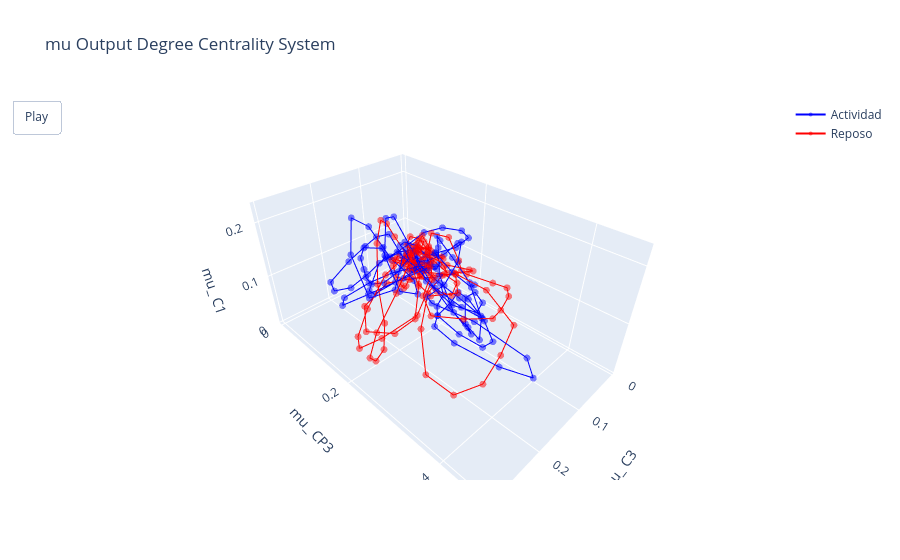

Notebook source saved alongside this figure:
### Code cell
band_index = 0
temp_signals = mu_signals
act_start, act_end = act[2]
rep_start, rep_end = rep[2]
plot_3d_animation(bands, channels,  band_index, temp_signals, act_start, act_end, rep_start, rep_end)

### Figure 1 — Plotly figure (JSON) as saved in the notebook; plotly's stock layout.template omitted (floating-point values rounded to 4 significant figures; data arrays with more than 128 entries replaced by an {"elided": "..."} marker saying what was removed)
{"data": [{"line": {"color": "blue", "width": 2}, "marker": {"color": "blue", "opacity": 0.5, "size": 4}, "mode": "lines+markers", "name": "Actividad", "type": "scatter3d", "x": {"elided": "150 float values"}, "y": {"elided": "150 float values"}, "z": {"elided": "150 float values"}}, {"line": {"color": "red", "width": 2}, "marker": {"color": "red", "opacity": 0.5, "size": 4}, "mode": "lines+markers", "name": "Reposo", "type": "scatter3d", "x": {"elided": "150 float values"}, "y": {"elided": "150 float values"}, "z": {"elided": "150 float values"}}], "layout": {"scene": {"xaxis": {"title": {"text": "mu_ C3"}}, "yaxis": {"title": {"text": "mu_ CP3"}}, "zaxis": {"title": {"text": "mu_ C1"}}}, "title": {"text": "mu Output Degree Centrality System"}, "updatemenus": [{"buttons": [{"args": [null, {"frame": {"duration": 50, "redraw": true}, "fromcurrent": true}], "label": "Play", "method": "animate"}], "showactive": false, "type": "buttons"}]}}
